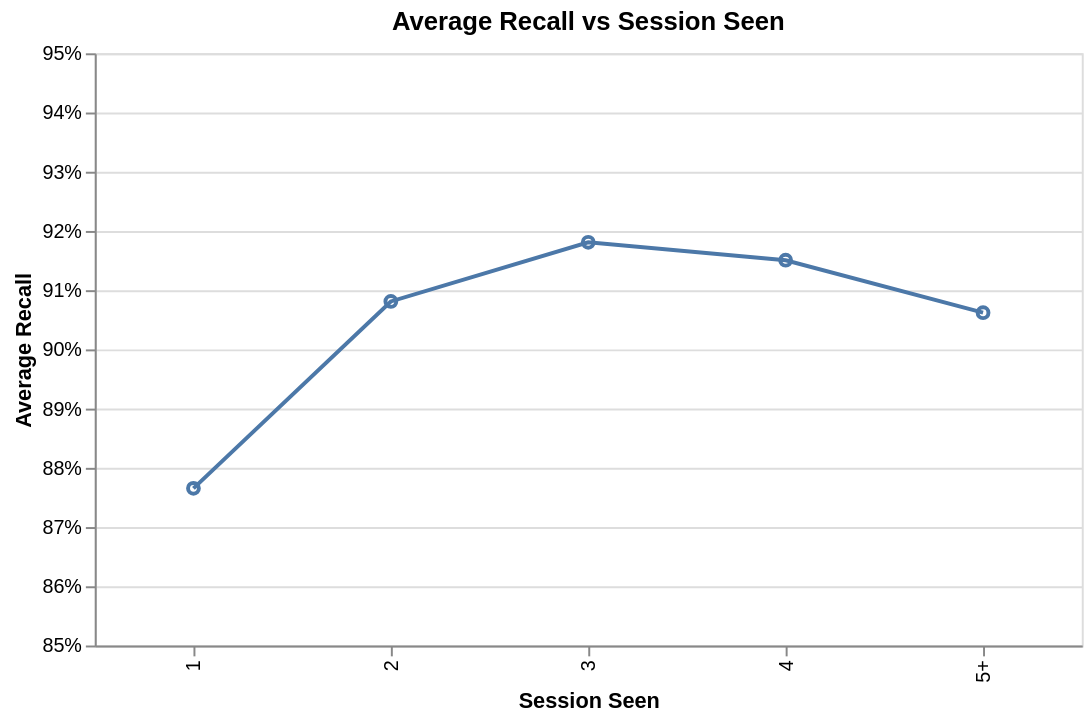

Write notebook code for a chart like this one.
### Code cell
line = alt.Chart(bins).mark_line().encode(
    x=alt.X('session_group:O',
            sort = ['1', '2', '3', '4', '5+'],
            title='Session Seen'),
    y=alt.Y('mean(p_recall):Q',
            scale=alt.Scale(domain=[0.85, 0.95], zero=False),
            axis=alt.Axis(format='.0%'),
            title='Average Recall'),
).properties(
    title='Average Recall vs Session Seen',
    width=500,
    height=300
)

point = alt.Chart(bins).mark_point().encode(
    x=alt.X('session_group:O',
            sort = ['1', '2', '3', '4', '5+'],
            title='Session Seen'),
    y=alt.Y('mean(p_recall):Q',
            scale=alt.Scale(domain=[0.85, 0.95], zero=False),
            axis=alt.Axis(format='.0%'),
            title='Average Recall'),
).properties(
    title='Average Recall vs Session Seen',
    width=500,
    height=300
)

combined = point + line
combined.display()

### Figure 1 — Vega-Lite specification as saved in the notebook (floating-point values rounded to 4 significant figures; data arrays with more than 128 entries replaced by an {"elided": "..."} marker saying what was removed)
{"config": {"view": {"continuousWidth": 300, "continuousHeight": 300}}, "layer": [{"mark": {"type": "point"}, "encoding": {"x": {"field": "session_group", "sort": ["1", "2", "3", "4", "5+"], "title": "Session Seen", "type": "ordinal"}, "y": {"aggregate": "mean", "axis": {"format": ".0%"}, "field": "p_recall", "scale": {"domain": [0.85, 0.95], "zero": false}, "title": "Average Recall", "type": "quantitative"}}, "title": "Average Recall vs Session Seen"}, {"mark": {"type": "line"}, "encoding": {"x": {"field": "session_group", "sort": ["1", "2", "3", "4", "5+"], "title": "Session Seen", "type": "ordinal"}, "y": {"aggregate": "mean", "axis": {"format": ".0%"}, "field": "p_recall", "scale": {"domain": [0.85, 0.95], "zero": false}, "title": "Average Recall", "type": "quantitative"}}, "title": "Average Recall vs Session Seen"}], "data": {"name": "data-1968ea8337b10944194083203c962989"}, "height": 300, "width": 500, "$schema": "https://vega.github.io/schema/vega-lite/v5.8.0.json", "datasets": {"data-1968ea8337b10944194083203c962989": {"elided": "5000 records"}}}
